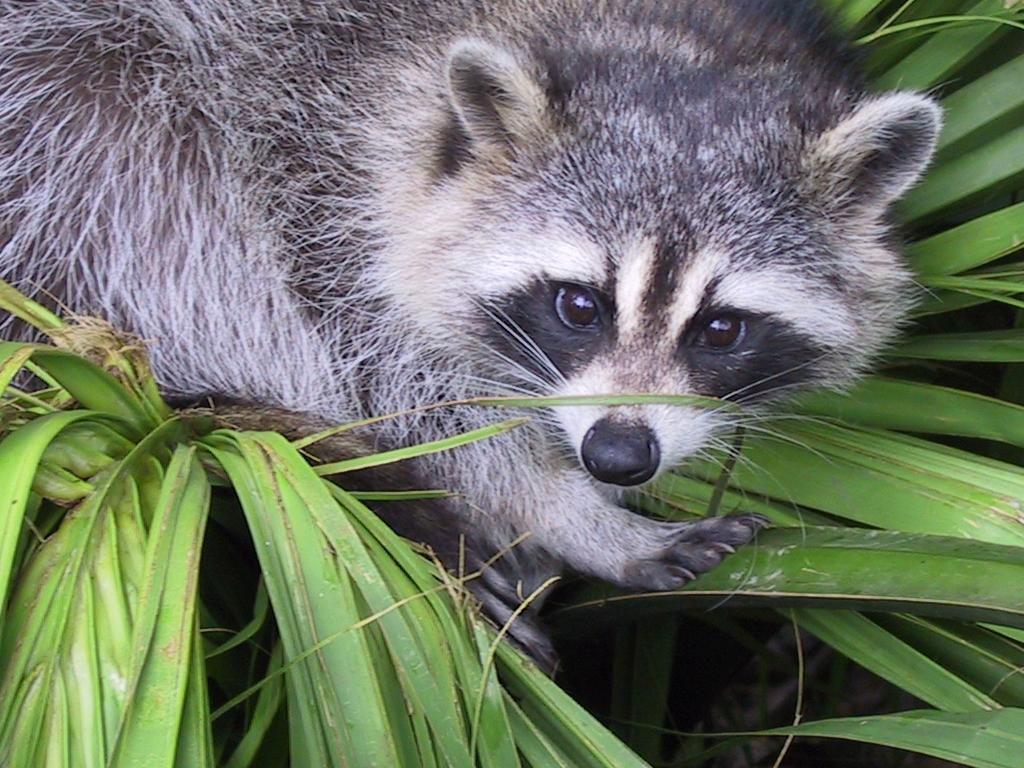
#> input picture 01_Training_Python_for_data_science/ex04/animal.jpeg, 1024 x 768 px
$ python rotate.py
#> lines starting #> are read from the running program, lines starting #| are printed output that depends on the picture
### 01_Training_Python_for_data_science/ex04/load_image.py
from PIL import Image
import numpy as np


def ft_load(path: str) -> np.ndarray:
    """
    Loads an image and returns an array of it, displaying its size, channels
    and pixels in RGB format.

    :param path: The path to the image.jpg/jpeg
    :return: NumPy array of the image.
    """
#> called with path = 'animal.jpeg'
    try:
        image = Image.open(path)
#> image is the input picture: PIL image 1024x768 RGB; mean R, G, B 110.7, 117.7, 102.1
        width, height = image.size
#> width = 1024; height = 768

        if image.mode != 'RGB':
            image = image.convert('RGB')

        image_array = np.array(image)
        channels = image_array.shape[2]
#> channels = 3
        print(f"The shape of image is: ({height}, {width}, {channels})")
#| The shape of image is: (768, 1024, 3)
#| The shape of image is: (768, 1024, 3)
#> (printed output is left out)

        return image_array

    except FileNotFoundError:
        print(f"Error: File '{path}' not found.")
        return None
    except Exception as e:
        print(f"Error: {e}")
        return None

### 01_Training_Python_for_data_science/ex04/rotate.py
from load_image import ft_load
import numpy as np
import matplotlib.pyplot as plt
from PIL import Image


def cut_square(image_array: np.ndarray) -> np.ndarray:
    """
    Cut a square part from the center of the image.

    :param image_array: NumPy array of the image.
    :return: Square part of the image as a NumPy array.
    """
    height, width, _ = image_array.shape
#> height = 768; width = 1024
    min_dim = min(height, width)
#> min_dim = 768

    center_x, center_y = width // 2, height // 2
#> center_x = 512; center_y = 384

    x1 = center_x - min_dim // 4
#> x1 = 320
    x2 = center_x + min_dim // 4
#> x2 = 704
    y1 = center_y - min_dim // 4
#> y1 = 192
    y2 = center_y + min_dim // 4
#> y2 = 576

    square_image = image_array[y1:y2, x1:x2]
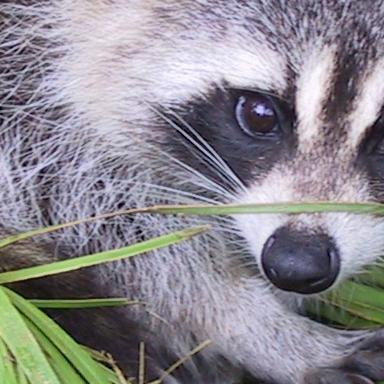
#> square_image: shape (384, 384, 3); mean R, G, B 139.4, 136.5, 143.2

    return square_image


image_array = ft_load("animal.jpeg")

if image_array is not None:
    print(f"The shape of image is: {image_array.shape}")
    print(image_array)

    square_image = cut_square(image_array)

    square_image_pil = Image.fromarray(square_image)

    gray_image = square_image_pil.convert('L')
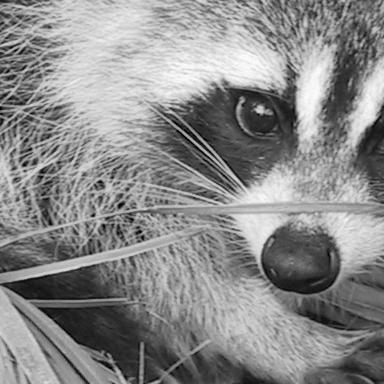
#> gray_image: PIL image 384x384 L; min 0, max 253, mean 138.2

    min_dim = min(gray_image.size)
#> min_dim = 384
    gray_image = gray_image.resize((min_dim, min_dim))

    rotated_image = gray_image.rotate(90)
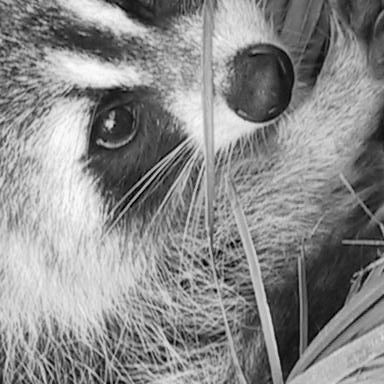
#> rotated_image: PIL image 384x384 L; min 0, max 253, mean 138.2

    rotated_image_array = np.array(rotated_image)

    print(f"The shape of rotated image is: {rotated_image_array.shape}")
#| The shape of rotated image is: (384, 384)
    print(rotated_image_array)
#> (printed output is left out)

    plt.imshow(rotated_image_array, cmap='gray')
    plt.axis('on')
    plt.show()
else:
    print("Failed to load image.")
